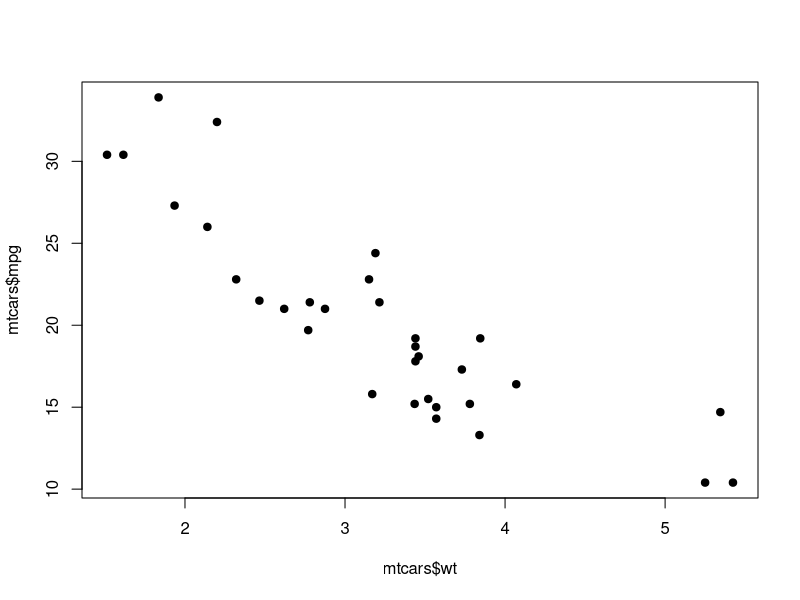
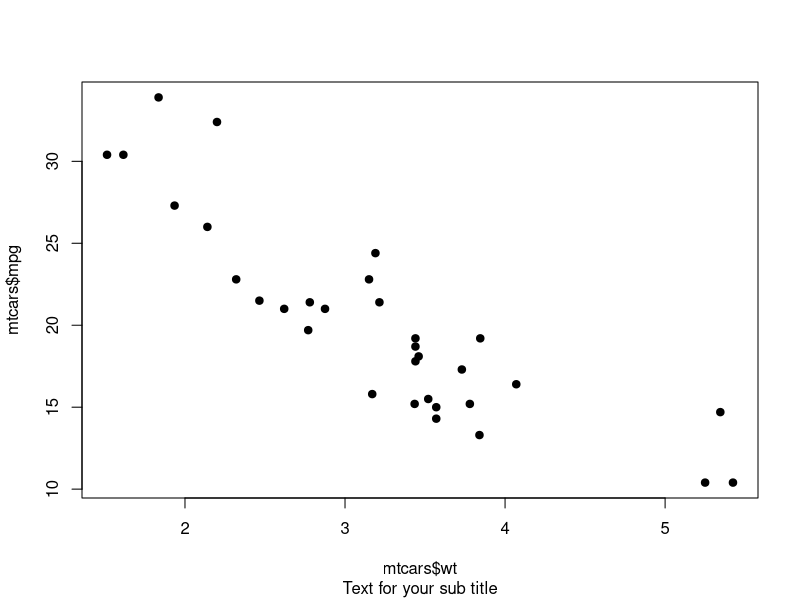
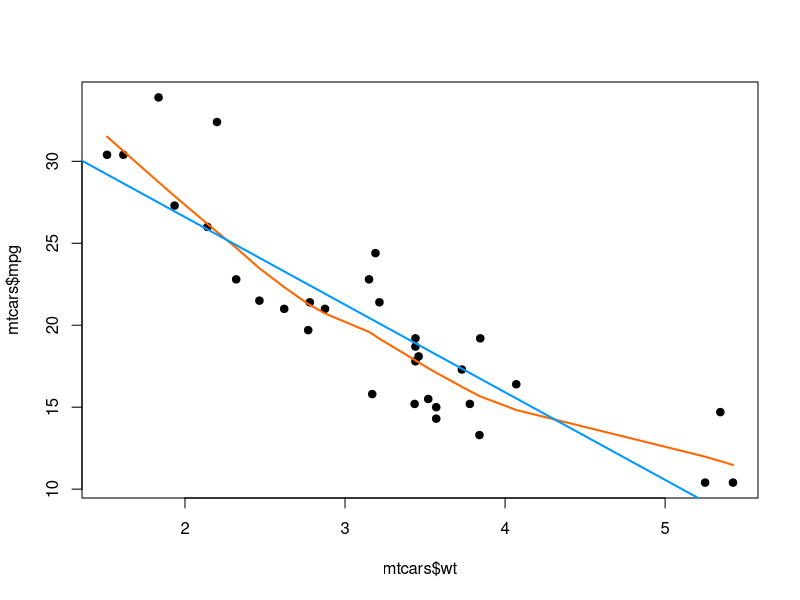
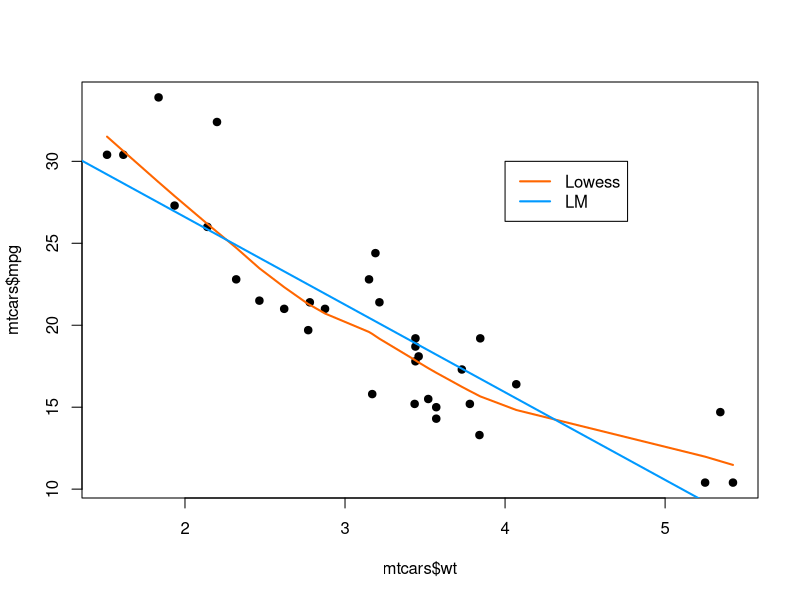

These figures' R source, in order:
#######################
### Section 1 ###
#######################

# 3 ways to create the same object
numList1 = c(1, 2, 3, 4, 5)
numList2 = 1:5
numList3 = seq(from = 1, to=5, by=1)

# See output of each
numList1
numList2
numList3

# Compare numList1 and numList2
numList1 == numList2

# see how list multiplication works
numList1[1:3] * 5

numList1[1:3] * numList2[1:3]

numList1[1:3] * numList2[1:2]


### Create a object with values 1 to 10 and 50 to 75

numlist =

#################################
### Section 2 ###
#################################

mtcars

View(mtcars)

mtcars$mpg

mtcars[1, ]

mtcars[, 1]

mtcars[1, 1]


### Modify code below to Show the first 10 Rows and the first 5 Columns

mtcars[]

#######################################
### Section 3 ###
#######################################

mtcars[mtcars$cyl == 6 | mtcars$cyl == 8 & mtcars$hp >= 146,]

mtcars[(mtcars$cyl == 6 | mtcars$cyl == 8) & mtcars$hp >= 146,]

mtcars[mtcars$cyl == 6 | (mtcars$cyl == 8 & mtcars$hp >= 146),]

###Select only 6 cyl with greater than 140hp or 8 cyl with less than 200hp. 

mtcars[]

#############################
### Section 4 ###
#############################

cor(mtcars$mpg, mtcars$wt)

lm(mpg ~ wt, data = mtcars)

plot(mtcars$wt, mtcars$mpg, pch = 19) #Add a comma and press tab to see other function options

plot(mtcars$wt, mtcars$mpg, pch = 19, sub = "Text for your sub title")  #Add a sub title to you plot



plot(mtcars$wt, mtcars$mpg, pch = 19)
lines(lowess(mtcars$wt, mtcars$mpg), col = "#FF6600", lwd = 2)
abline(lm(mpg ~ wt, data = mtcars), col = "#0099ff", lwd = 2)


### Add a legend parameter to remove the border

plot(mtcars$wt, mtcars$mpg, pch = 19)
lines(lowess(mtcars$wt, mtcars$mpg), col = "#FF6600", lwd = 2)
abline(lm(mpg ~ wt, data = mtcars), col = "#0099ff", lwd = 2)
legend(x = 4, y = 30, legend = c("Lowess", 'LM'), lwd = c(2,2), col = c("#FF6600", "#0099ff"))


######################
### TidyVerse ###
######################

install.packages("tidyverse")

library(dplyr); library(tidyr)


####################################
### Section 5 ###
####################################



newData = mtcars[, 1:4]


newData = mtcars[, c('mpg','cyl', 'disp', 'hp')]


newData_dplyr = mtcars %>% 
  select(mpg:hp)


### Compare Results
newData == newData_dplyr


####################################
### Section 6 ###
####################################

x = c(1, 2, NA, NA, 5, 6, NA, 8, NA, NA)

y = c(NA, NA, 3, 4, NA, NA, NA, NA, NA, NA)

z = c(NA, NA, NA, NA, NA, NA, 7, NA, 9, 10 )

coalesce(x, y, z)


### (Reorder (x, y, z) below to see what happens

x = c(1, 2, NA, NA, 5, 6, NA, 8, 4, NA)

y = c(NA, 4, 3, 4, NA, 8, NA, NA, NA, NA)

z = c(3, NA, 8, NA, 1, NA, 7, NA, 9, 10 )

coalesce(x, y, z)


